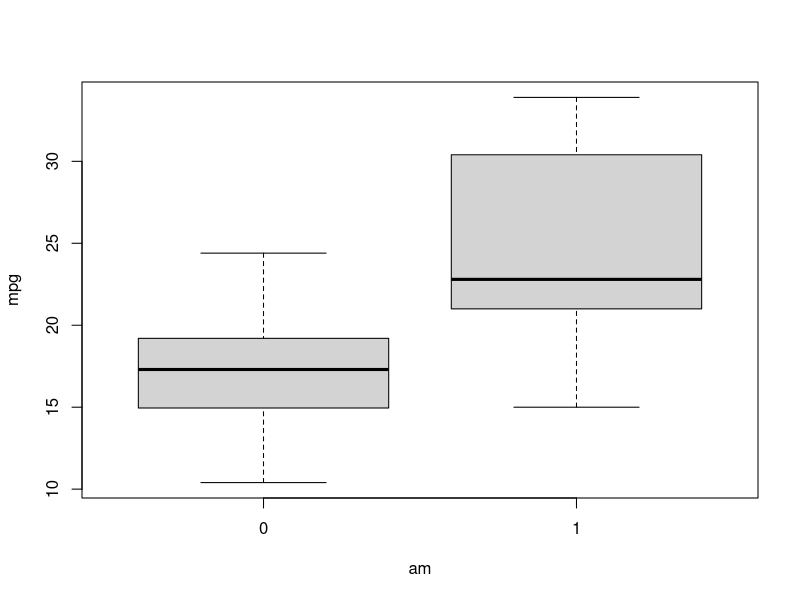
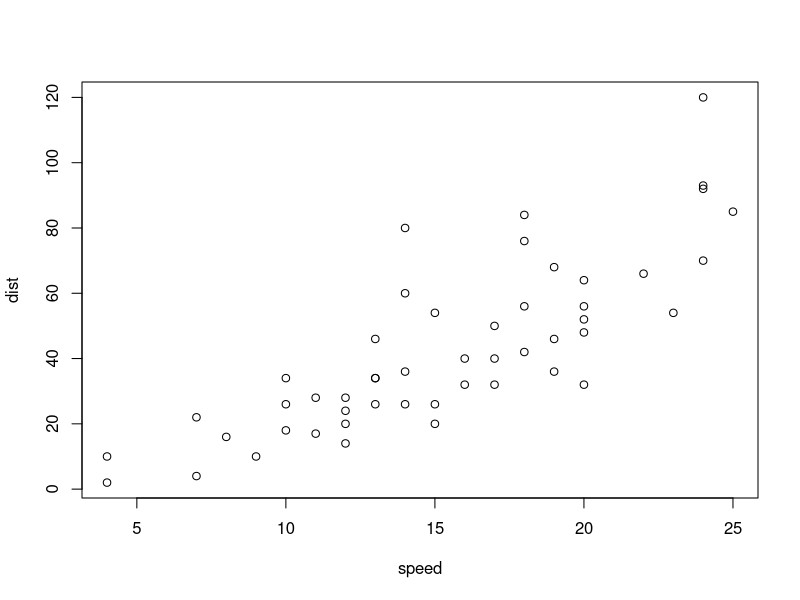

Here is the R script that generated these plots, in order:
## ---- chunk 1
library(datasets)
data(mtcars)
boxplot(mpg~am, data=mtcars)
fit<-lm(mpg~factor(am),data=mtcars)
summary(fit)
## ---- chunk 2
plot(cars)
